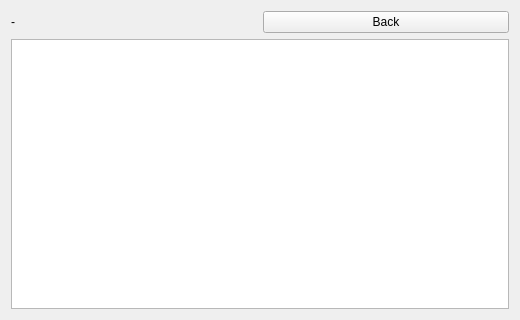
<?xml version="1.0" encoding="UTF-8"?>
<ui version="4.0">
 <class>ListWidget</class>
 <widget class="QWidget" name="ListWidget">
  <property name="geometry">
   <rect>
    <x>0</x>
    <y>0</y>
    <width>520</width>
    <height>320</height>
   </rect>
  </property>
  <property name="windowTitle">
   <string>ListWidget</string>
  </property>
  <layout class="QVBoxLayout" name="verticalLayout_main">
   <item>
    <layout class="QHBoxLayout" name="horizontalLayout_nav">
     <item>
      <widget class="QLabel" name="lbl_currentPath">
       <property name="text">
        <string>-</string>
       </property>
      </widget>
     </item>
     <item>
      <widget class="QPushButton" name="btn_back">
       <property name="text">
        <string>Back</string>
       </property>
      </widget>
     </item>
    </layout>
   </item>
   <item>
    <widget class="QListWidget" name="listWidget_files">
     <property name="uniformItemSizes">
      <bool>false</bool>
     </property>
    </widget>
   </item>
  </layout>
 </widget>
 <resources/>
 <connections/>
</ui>
